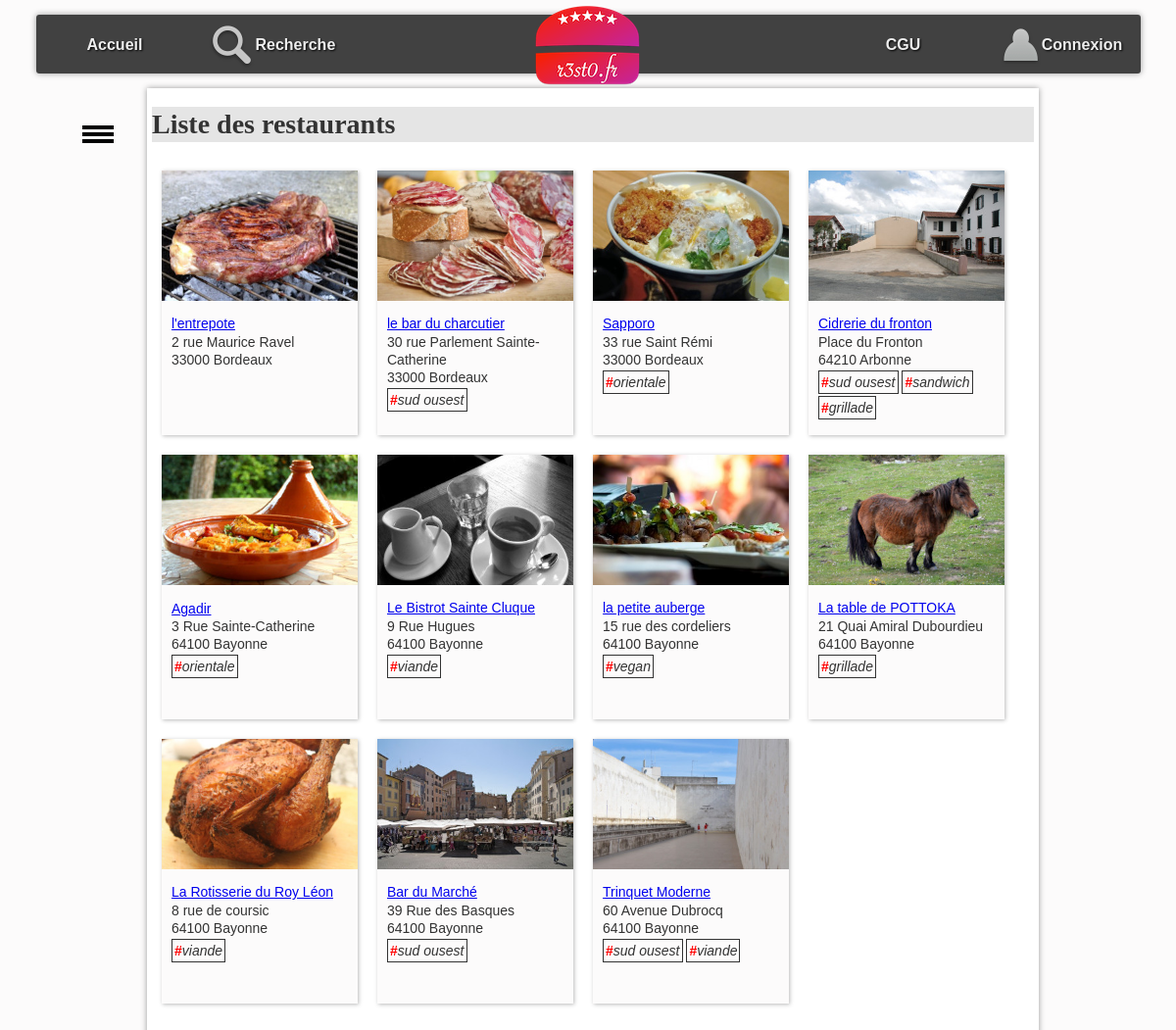
/controleur/listeRestos.php, run on an earlier commit of the app's database.
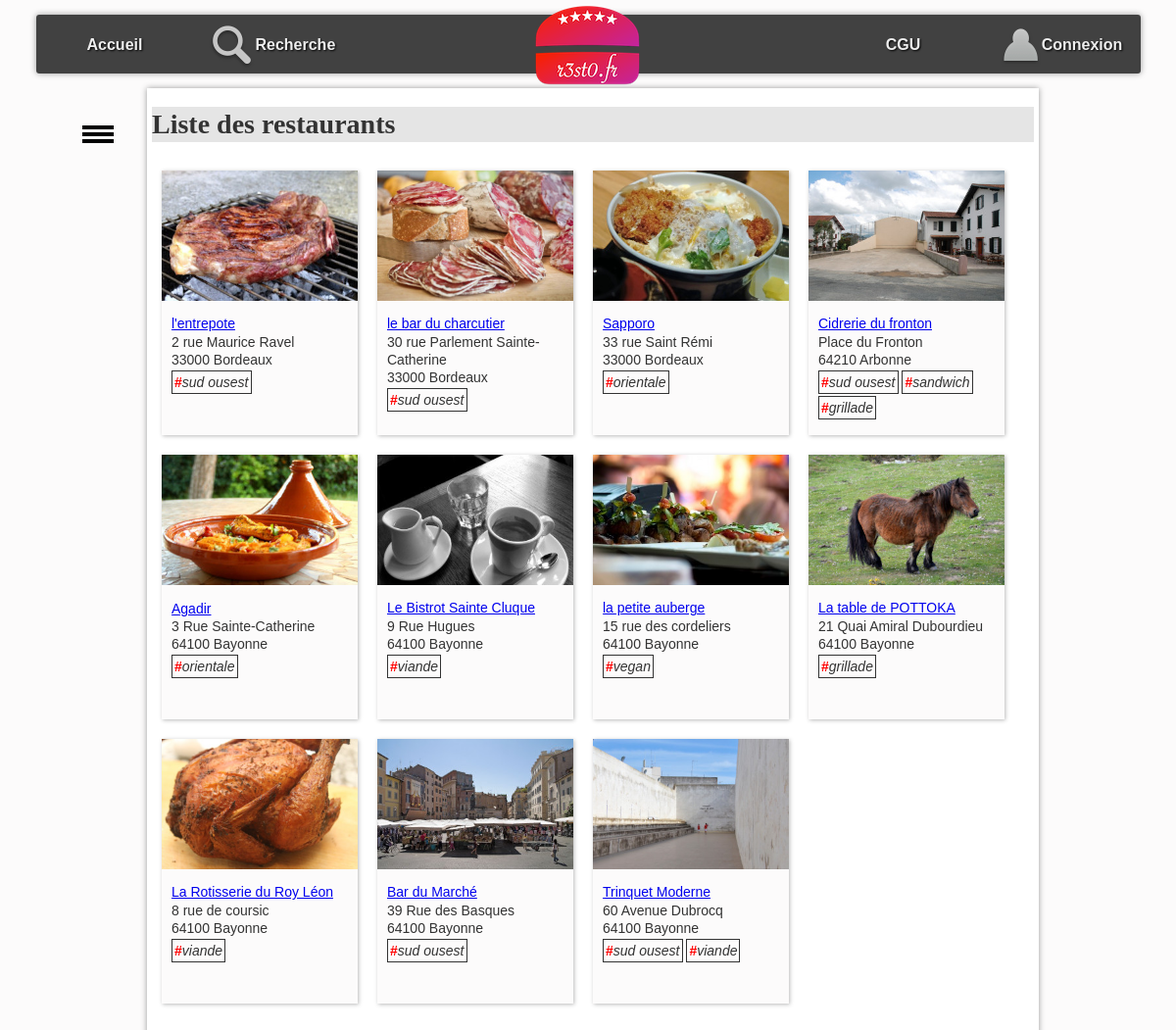
And on a later commit of the database.
### tables this page shows
CREATE TABLE IF NOT EXISTS `resto` (
  `idR` bigint(20) NOT NULL,
  `nomR` varchar(255) DEFAULT NULL,
  `numAdrR` varchar(20) DEFAULT NULL,
  `voieAdrR` varchar(255) DEFAULT NULL,
  `cpR` char(5) DEFAULT NULL,
  `villeR` varchar(255) DEFAULT NULL,
  `latitudeDegR` float DEFAULT NULL,
  `longitudeDegR` float DEFAULT NULL,
  `descR` text DEFAULT NULL,
  `horairesR` text DEFAULT NULL
);

CREATE TABLE IF NOT EXISTS `photo` (
  `idP` bigint(20) NOT NULL,
  `cheminP` varchar(255) DEFAULT NULL,
  `idR` bigint(20) DEFAULT NULL
);

CREATE TABLE IF NOT EXISTS `typecresto` (
  `idR` bigint(20) NOT NULL,
  `idTC` bigint(20) NOT NULL
);

CREATE TABLE IF NOT EXISTS `typescuisine` (
  `idTC` bigint(20) NOT NULL,
  `libelleTC` varchar(100) NOT NULL
);

### controleur/listeRestos.php (called while the page is built, shortened)
<?php
$listeRestos =  RestoDAO::getAll();
require_once "$racine/vue/entete.html.php";
require_once "$racine/vue/vueListeRestos.php";
require_once "$racine/vue/pied.html.php";
?>

### modele/dao/Bdd.class.php (called while the page is built, shortened)
<?php
class Bdd {
    private static ?PDO $pdo=null;
    private static $login = "mgrandbarbe";
    private static $mdp = "6Yp26JeE";
    private static $bd = "mgrandbarbe_resto2";
    private static $serveur = "localhost";
    private static $pdoOptions = array  (
        PDO::MYSQL_ATTR_INIT_COMMAND => "SET NAMES utf8"
        ,PDO::ATTR_ERRMODE => PDO::ERRMODE_EXCEPTION
                                        );
    public static function connecter() : ?PDO  {
        if (is_null(self::$pdo)) {
                self::$pdo = new PDO("mysql:host=".self::$serveur.";dbname=".self::$bd, self::$login, self::$mdp, self::$pdoOptions);
        }
        return self::$pdo;
    }
    public static function getConnexion() : ?PDO {
        return self::$pdo;
    }
}

### modele/dao/RestoDAO.class.php (called while the page is built, shortened)
<?php
class RestoDAO {
    public static function getAll(): array {
        $lesObjets = array();
        try {
            $requete = "SELECT * FROM resto";
            $stmt = Bdd::getConnexion()->prepare($requete);
            $ok = $stmt->execute();
            if ($ok) {
                while ($enreg = $stmt->fetch(PDO::FETCH_ASSOC)) {
                    $lesObjets[] = self::enregistrementVersObjet($enreg);
                }
            }
        } catch (PDOException $e) {
            throw new Exception("Erreur dans la méthode " . get_called_class() . "::getAll : <br/>" . $e->getMessage());
        }
        return $lesObjets;
    }
    private static function enregistrementVersObjet(array $enreg): Resto {
        $id = $enreg['idR'];
        $leResto = new Resto(
                $enreg['idR'], $enreg['nomR'], $enreg['numAdrR'], $enreg['voieAdrR'], $enreg['cpR'], $enreg['villeR'],
                $enreg['latitudeDegR'], $enreg['longitudeDegR'], $enreg['descR'], $enreg['horairesR']
        );
        $lesCritiques = CritiqueDAO::getAllByResto($id);
        $lesPhotos = PhotoDAO::getAllByResto($id);
        $lesTypesCuisine = TypeCuisineDAO::getAllByResto($id);
        $leResto->setLesPhotos($lesPhotos);
        $leResto->setLesCritiques($lesCritiques);
        $leResto->setLesTypesCuisine($lesTypesCuisine);
        return $leResto;
    }
}

### modele/dao/CritiqueDAO.class.php (called while the page is built, shortened)
<?php
class CritiqueDAO {
    public static function getAllByResto(int $idR): array {
        $lesObjets = array();
        try {
            $requete = "SELECT * FROM critiquer c"
                    . " INNER JOIN utilisateur u ON  c.idU = u.idU "
                    . " WHERE idR = :idR";
            $stmt = Bdd::getConnexion()->prepare($requete);
            $stmt->bindParam(':idR', $idR, PDO::PARAM_INT);
            $ok = $stmt->execute();
            if ($ok) {
                while ($enreg = $stmt->fetch(PDO::FETCH_ASSOC)) {
                    $user = new Utilisateur($enreg['idU'], $enreg['mailU'], $enreg['mdpU'], $enreg['pseudoU']);
                    $lesObjets[] = new Critique($enreg['note'], $enreg['commentaire'], $user);
                }
            }
        } catch (PDOException $e) {
            throw new Exception("Erreur dans la méthode " . get_called_class() . "::getAllByResto : <br/>" . $e->getMessage());
        }
        return $lesObjets;
    }
}

### modele/dao/PhotoDAO.class.php (called while the page is built, shortened)
<?php
class PhotoDAO {
    public static function getAllByResto(int $idR): array {
        $lesObjets = array();
        try {
            $requete = "SELECT * FROM photo WHERE idR = :idR";
            $stmt = Bdd::getConnexion()->prepare($requete);
            $stmt->bindParam(':idR', $idR, PDO::PARAM_INT);
            $ok = $stmt->execute();
            if ($ok) {
                while ($enreg = $stmt->fetch(PDO::FETCH_ASSOC)) {
                    $lesObjets[] = new Photo($enreg['idP'], $enreg['cheminP']);
                }
            }
        } catch (PDOException $e) {
            throw new Exception("Erreur dans la méthode " . get_called_class() . "::getAllByResto : <br/>" . $e->getMessage());
        }
        return $lesObjets;
    }
}

### modele/dao/TypeCuisineDAO.class.php (called while the page is built, shortened)
<?php
class TypeCuisineDAO {
    public static function getAllByResto(int $idR): array {
        $lesObjets = array();
        try {
            $requete = "SELECT * FROM typescuisine t INNER JOIN typecresto tr ON t.idTC = tr.idTC WHERE tr.idR = :idR";
            $stmt = Bdd::getConnexion()->prepare($requete);
            $stmt->bindParam(':idR', $idR, PDO::PARAM_INT);
            $ok = $stmt->execute();
            if ($ok) {
                while ($ligne = $stmt->fetch(PDO::FETCH_ASSOC)) {
                    $objet = new TypesCuisine($ligne['idTC'], $ligne['libelleTC']);
                    $lesObjets[] = $objet;
                }
            }
        } catch (PDOException $e) {
            throw new Exception("Erreur dans la méthode " . get_called_class() . "::getAllByResto : <br/>" . $e->getMessage());
        }
        return $lesObjets;
    }
}

### modele/metier/Resto.class.php (called while the page is built, shortened)
<?php
class Resto {
    private int $idR;
    private ?string $nomR;
    private ?string $numAdr;
    private ?string $voieAdr;
    private ?string $cpR;
    private ?string $villeR;
    private array $lesPhotos;
    private array $lesTypesCuisine;
    function __construct(int $idR, string $nomR, ?string $numAdr, ?string $voieAdr, ?string $cpR, ?string $villeR, ?float $latitudeDegR, ?float $longitudeDegR, ?string $descR, ?string $horairesR) {
        $this->idR = $idR;
        $this->nomR = $nomR;
        $this->numAdr = $numAdr;
        $this->voieAdr = $voieAdr;
        $this->cpR = $cpR;
        $this->villeR = $villeR;
        $this->lesPhotos = array();
        $this->lesTypesCuisine = array();
    }
    function getIdR(): int {
        return $this->idR;
    }
    function getNomR(): ?string {
        return $this->nomR;
    }
    function getNumAdr(): ?string {
        return $this->numAdr;
    }
    function getVoieAdr(): ?string {
        return $this->voieAdr;
    }
    function getCpR(): ?string {
        return $this->cpR;
    }
    function getVilleR(): ?string {
        return $this->villeR;
    }
    function getLesPhotos(): array {
        return $this->lesPhotos;
    }
    function getLesTypesCuisine(): array {
        return $this->lesTypesCuisine;
    }
    function setLesPhotos(array $lesPhotos): void {
        $this->lesPhotos = $lesPhotos;
    }
    function setLesTypesCuisine(array $lesTypesCuisine): void {
        $this->lesTypesCuisine = $lesTypesCuisine;
    }
}

### modele/metier/Photo.class.php (called while the page is built, shortened)
<?php
class Photo {
    private string $cheminP;
    function __construct(int $idP, string $cheminP) {
        $this->cheminP = $cheminP;
    }
    function getCheminP(): string {
        return $this->cheminP;
    }
}

### modele/metier/TypesCuisine.class.php (called while the page is built, shortened)
<?php
class TypesCuisine {
     private string $libelle;
    function __construct(int $idTC, string $libelle) {
        $this->libelle = $libelle;
    }
    function getLibelle(): ?string {
        return $this->libelle;
    }
}

### vue/vueListeRestos.php (the view, shortened to what the changed rows need)
<h1>Liste des restaurants</h1>
<?php
foreach ($listeRestos as $unResto) {
    $lesPhotos = $unResto->getLesPhotos();
    ?>
    <div class="card">
        <div class="photoCard">
            <?php
            if (count($lesPhotos) > 0) {
                $unePhoto = $lesPhotos[0];
                ?>
                <img src="photos/<?= $unePhoto->getCheminP() ?>" alt="photo du restaurant" />
                <?php
            }
            ?>
        </div>
        <div class="descrCard">
            <a href="./?action=detail&idR=<?= $unResto->getIdR() ?>"><?= $unResto->getNomR() ?></a>
            <br />
            <?= $unResto->getNumAdr() ?>
            <?= $unResto->getVoieAdr() ?>
            <br />
            <?= $unResto->getCpR() ?>
            <?= $unResto->getVilleR() ?>
            <br />
            <span id="typecuisine">
                <?php
                foreach ($unResto->getLesTypesCuisine() as $unTypeCuisine) {
                    ?>
                    <div class="TC-block">
                        <span class="TC-txt"><b>#</b><i><?= $unTypeCuisine->getLibelle(); ?></i></span>
                    </div>
                    <?php
                }
                ?>
            </span>
        </div>
    </div>
    <?php
}
?>

What changed in the data, as far as the page shows it:
added typecresto: idTC.libelleTC "sud ousest", shown under resto "l'entrepote"
